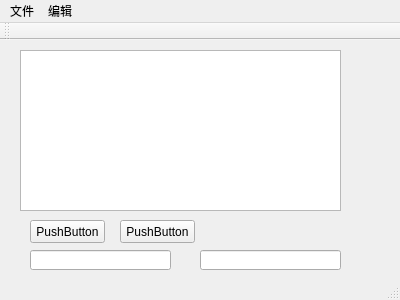
<?xml version="1.0" encoding="UTF-8"?>
<ui version="4.0">
 <class>MainWindow</class>
 <widget class="QMainWindow" name="MainWindow">
  <property name="geometry">
   <rect>
    <x>0</x>
    <y>0</y>
    <width>400</width>
    <height>300</height>
   </rect>
  </property>
  <property name="windowTitle">
   <string>MainWindow</string>
  </property>
  <widget class="QWidget" name="centralWidget">
   <widget class="QTableView" name="tableView">
    <property name="geometry">
     <rect>
      <x>20</x>
      <y>10</y>
      <width>321</width>
      <height>161</height>
     </rect>
    </property>
   </widget>
   <widget class="QPushButton" name="pushButton">
    <property name="geometry">
     <rect>
      <x>30</x>
      <y>180</y>
      <width>75</width>
      <height>23</height>
     </rect>
    </property>
    <property name="text">
     <string>PushButton</string>
    </property>
   </widget>
   <widget class="QPushButton" name="pushButton_2">
    <property name="geometry">
     <rect>
      <x>120</x>
      <y>180</y>
      <width>75</width>
      <height>23</height>
     </rect>
    </property>
    <property name="text">
     <string>PushButton</string>
    </property>
   </widget>
   <widget class="QLineEdit" name="lineEdit">
    <property name="geometry">
     <rect>
      <x>30</x>
      <y>210</y>
      <width>141</width>
      <height>20</height>
     </rect>
    </property>
   </widget>
   <widget class="QLineEdit" name="lineEdit_2">
    <property name="geometry">
     <rect>
      <x>200</x>
      <y>210</y>
      <width>141</width>
      <height>20</height>
     </rect>
    </property>
   </widget>
  </widget>
  <widget class="QMenuBar" name="menuBar">
   <property name="geometry">
    <rect>
     <x>0</x>
     <y>0</y>
     <width>400</width>
     <height>23</height>
    </rect>
   </property>
   <widget class="QMenu" name="menu">
    <property name="title">
     <string>文件</string>
    </property>
    <addaction name="action_1"/>
   </widget>
   <widget class="QMenu" name="menu_2">
    <property name="title">
     <string>编辑</string>
    </property>
    <addaction name="action_2"/>
    <addaction name="action_3"/>
   </widget>
   <addaction name="menu"/>
   <addaction name="menu_2"/>
  </widget>
  <widget class="QToolBar" name="mainToolBar">
   <attribute name="toolBarArea">
    <enum>TopToolBarArea</enum>
   </attribute>
   <attribute name="toolBarBreak">
    <bool>false</bool>
   </attribute>
  </widget>
  <widget class="QStatusBar" name="statusBar"/>
  <action name="action_2">
   <property name="text">
    <string>出/入库</string>
   </property>
  </action>
  <action name="action_1">
   <property name="text">
    <string>退出</string>
   </property>
  </action>
  <action name="action_3">
   <property name="text">
    <string>查询</string>
   </property>
  </action>
 </widget>
 <layoutdefault spacing="6" margin="11"/>
 <resources/>
 <connections/>
</ui>
